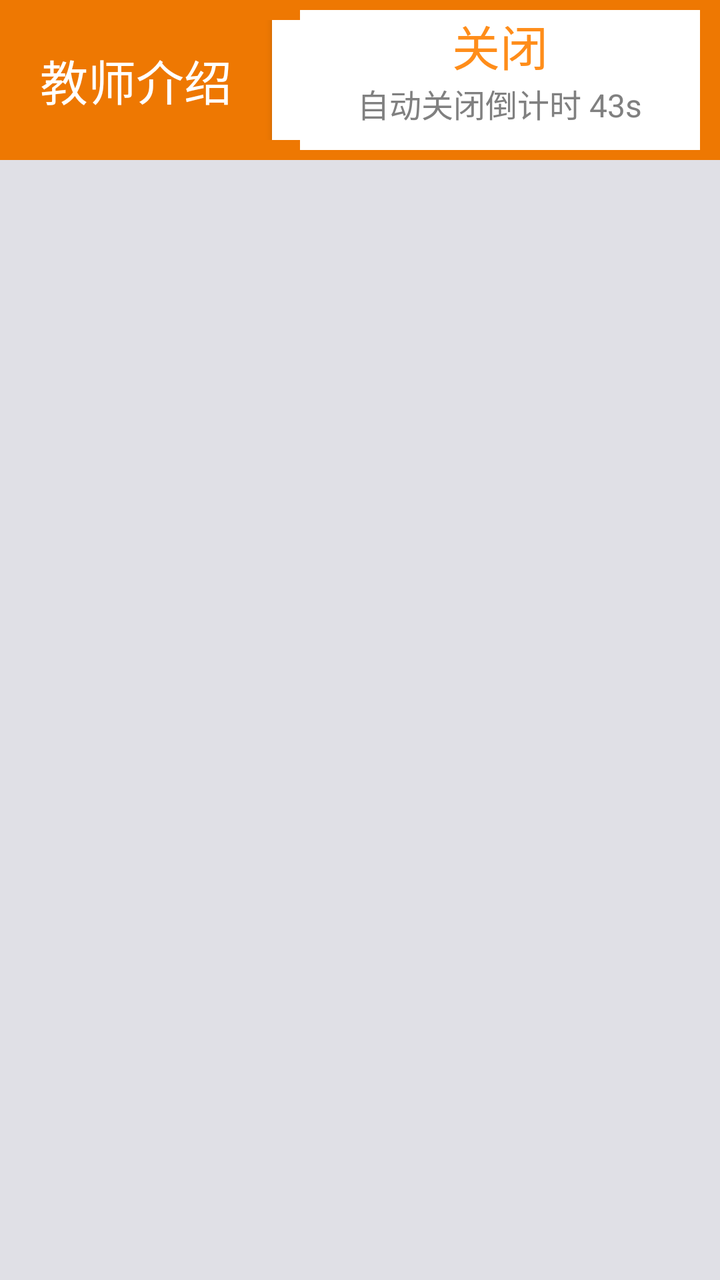
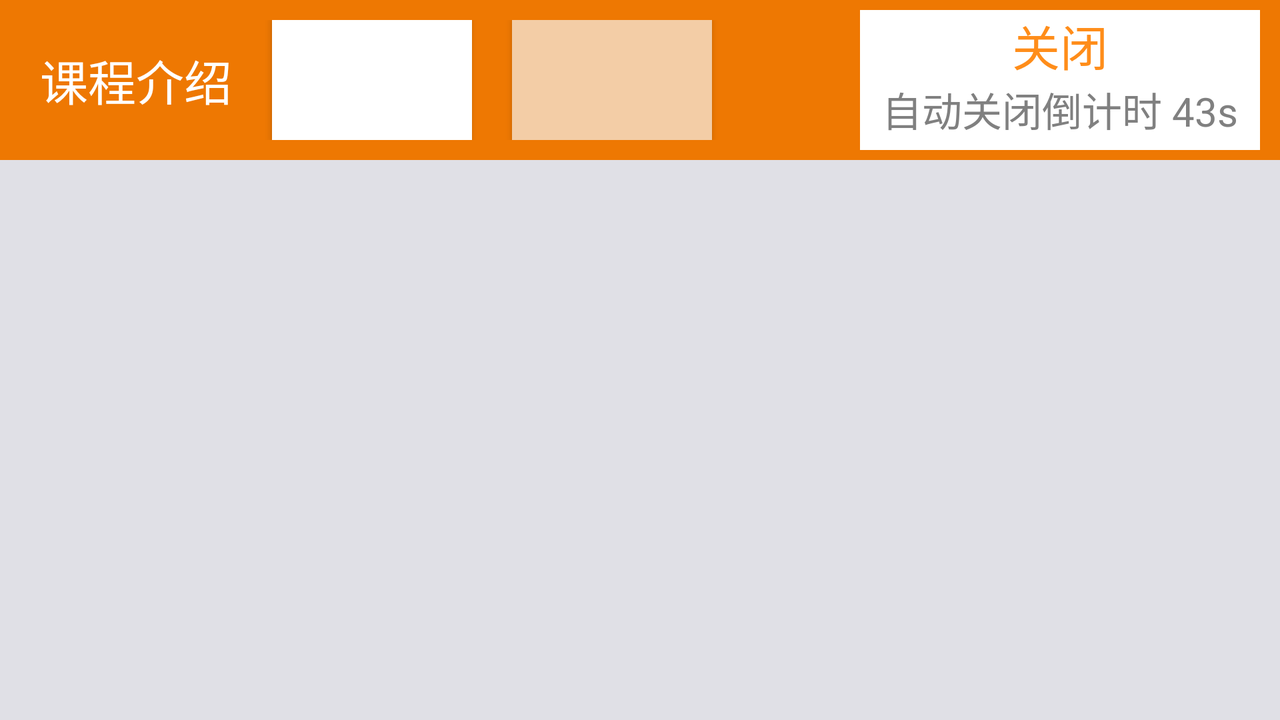

Compare how this app lays out the same screen by default and in its alternative resource folder. The renders come first, then the two layout files and the values they reference.
<!-- AndroidManifest.xml: application theme AppBaseTheme -->
<!-- res/layout/fragment_view_courses.xml -->
<?xml version="1.0" encoding="utf-8"?>
<LinearLayout xmlns:android="http://schemas.android.com/apk/res/android"
    xmlns:tools="http://schemas.android.com/tools"
    android:layout_width="match_parent"
    android:layout_height="match_parent"
    android:orientation="vertical"
    tools:ignore="MissingDefaultResource">

    <LinearLayout
        android:layout_width="match_parent"
        android:layout_height="80dp"
        android:background="#ee7802"
        android:orientation="horizontal">

        <LinearLayout
            android:layout_width="0dp"
            android:layout_weight="1"
            android:layout_height="wrap_content"
            android:layout_gravity="center"
            android:orientation="horizontal">

            <TextView
                android:layout_width="wrap_content"
                android:layout_height="wrap_content"
                android:text="教师介绍"
                android:layout_gravity="center|left"
                android:layout_marginLeft="20dp"
                android:textSize="24sp"
                android:textColor="@color/white"/>

            <LinearLayout
                android:id="@+id/ll_subject"
                android:layout_width="wrap_content"
                android:layout_height="wrap_content"
                android:orientation="horizontal">
                <Button
                    android:id="@+id/btn_literature"
                    android:layout_width="100dp"
                    android:layout_height="60dp"
                    android:layout_marginLeft="20dp"
                    android:background="@color/white"
                    android:text="文学类"/>

                <Button
                    android:id="@+id/btn_photography"
                    android:layout_width="100dp"
                    android:layout_height="60dp"
                    android:layout_marginLeft="20dp"
                    android:background="#f3cda6"
                    android:text="摄影类"/>
            </LinearLayout>
        </LinearLayout>

        <LinearLayout
            android:id="@+id/ll_home"
            android:layout_width="200dp"
            android:layout_height="70dp"
            android:orientation="vertical"
            android:layout_gravity="center"
            android:layout_marginRight="10dp"
            android:background="@color/white">

            <TextView
                android:layout_width="wrap_content"
                android:layout_height="wrap_content"
                android:textSize="24sp"
                android:text="关闭"
                android:layout_gravity="center"
                android:textColor="#ff8d1a"/>

            <TextView
                android:id="@+id/tv_countdown"
                android:layout_width="wrap_content"
                android:layout_height="wrap_content"
                android:text="自动关闭倒计时 43s"
                android:layout_gravity="center"
                android:textColor="#808080"
                android:textSize="16sp"/>
        </LinearLayout>
    </LinearLayout>

    <androidx.recyclerview.widget.RecyclerView
        android:id="@+id/recyclerView"
        android:layout_width="match_parent"
        android:layout_height="wrap_content"
        android:orientation="vertical"/>

</LinearLayout>
<!-- resources referenced by this layout -->
<resources>
  <color name="white">#FFFFFF</color>
  <style name="AppBaseTheme" parent="Theme.AppCompat.Light.NoActionBar">
          
          <item name="colorPrimary">@color/colorPrimary</item>
          <item name="colorPrimaryDark">@color/colorPrimaryDark</item>
          <item name="colorAccent">@color/colorAccent</item>
          <item name="android:textSize">14sp</item>
          <item name="android:textColor">@color/black</item>
          <item name="android:windowBackground">@color/window_background</item>
  
          <item name="colorControlNormal">@color/colorPrimary</item>
          <item name="colorControlActivated">@color/colorAccent</item>
          <item name="colorButtonNormal">@color/colorPrimary</item>
          <item name="android:editTextColor">#555</item>
          <item name="android:textColorHint">#999</item>
          <item name="android:actionMenuTextColor">#333</item>
          <item name="dialogTheme">@style/loading_dialog</item>
          <item name="popupMenuStyle">@style/AppTheme.PopupText</item>
          <item name="toolbarStyle">@style/AppTheme.ToolBarOverlay</item>
          <item name="toolbarNavigationButtonStyle">@style/ToolbarNavigationButtonStyle</item>
          
          <item name="android:dropDownListViewStyle">@style/Spinner.list</item>
      </style>
  <color name="colorPrimary">#3F51B5</color>
  <color name="colorPrimaryDark">#303F9F</color>
  <color name="colorAccent">#FF4081</color>
  <color name="black">#000000</color>
  <color name="window_background">#e0e0e6</color>
  <style name="loading_dialog" parent="android:style/Theme.Dialog">
          <item name="android:background">#FFFFFFFF</item>
          <item name="android:windowFrame">@null</item>
          <item name="android:windowNoTitle">true</item>
          <item name="android:windowIsFloating">true</item>
          <item name="android:windowContentOverlay">@null</item>
      </style>
  <style name="AppTheme.PopupText" parent="@style/TextAppearance.AppCompat.Menu">
          <item name="android:textColor">#FFFFFF</item>
          <item name="android:textSize">14sp</item>
      </style>
  <style name="AppTheme.ToolBarOverlay" parent="Widget.AppCompat.Toolbar">
          <item name="titleTextColor">#FFFFFF</item>
          
          <item name="contentInsetStart">8dp</item>
          
          <item name="contentInsetStartWithNavigation">8dp</item>
          
          <item name="android:paddingLeft">8dp</item>
          
          <item name="android:paddingRight">0dp</item>
          
          <item name="android:minHeight">?actionBarSize</item>
          
          <item name="android:layout_height">?actionBarSize</item>
          
          <item name="android:layout_width">match_parent</item>
          <item name="actionMenuTextColor">#000</item>
      </style>
  <style name="ToolbarNavigationButtonStyle" parent="Widget.AppCompat.Toolbar.Button.Navigation">
          <item name="android:minWidth">16dp</item>
      </style>
  <style name="Spinner.list" parent="">
          <item name="android:divider">#FFe5e5e5</item>
          <item name="android:dividerHeight">1dp</item>
      </style>
</resources>
<!-- res/layout-w600dp/fragment_view_courses.xml (the repository's variant of the layout above) -->
<!-- drawn on the phone turned sideways -->
<?xml version="1.0" encoding="utf-8"?>
<LinearLayout xmlns:android="http://schemas.android.com/apk/res/android"
    xmlns:tools="http://schemas.android.com/tools"
    android:layout_width="match_parent"
    android:layout_height="match_parent"
    android:orientation="vertical"
    tools:ignore="MissingDefaultResource">

    <LinearLayout
        android:layout_width="match_parent"
        android:layout_height="80dp"
        android:background="#ee7802"
        android:orientation="horizontal">

        <LinearLayout
            android:layout_width="0dp"
            android:layout_weight="1"
            android:layout_height="wrap_content"
            android:layout_gravity="center"
            android:orientation="horizontal">

            <TextView
                android:layout_width="wrap_content"
                android:layout_height="wrap_content"
                android:text="课程介绍"
                android:layout_gravity="center|left"
                android:layout_marginLeft="20dp"
                android:textSize="24sp"
                android:textColor="@color/white"/>

            <HorizontalScrollView
                android:layout_width="match_parent"
                android:layout_height="wrap_content"
                android:fillViewport="true"
                android:layout_marginRight="10dp"
                android:scrollbars="none">

                <LinearLayout
                    android:id="@+id/ll_subject"
                    android:layout_width="wrap_content"
                    android:layout_height="wrap_content"
                    android:orientation="horizontal">
                    <Button
                        android:id="@+id/btn_literature"
                        android:layout_width="100dp"
                        android:layout_height="60dp"
                        android:layout_marginLeft="20dp"
                        android:background="@color/white"
                        android:text=""/>

                    <Button
                        android:id="@+id/btn_photography"
                        android:layout_width="100dp"
                        android:layout_height="60dp"
                        android:layout_marginLeft="20dp"
                        android:background="#f3cda6"
                        android:text=""/>
                </LinearLayout>
            </HorizontalScrollView>
        </LinearLayout>

        <LinearLayout
            android:id="@+id/ll_home"
            android:layout_width="200dp"
            android:layout_height="70dp"
            android:orientation="vertical"
            android:layout_gravity="center"
            android:layout_marginRight="10dp"
            android:background="@color/white">

            <TextView
                android:layout_width="wrap_content"
                android:layout_height="wrap_content"
                android:textSize="24sp"
                android:text="关闭"
                android:layout_gravity="center"
                android:textColor="#ff8d1a"/>

            <TextView
                android:id="@+id/tv_countdown"
                android:layout_width="wrap_content"
                android:layout_height="wrap_content"
                android:text="自动关闭倒计时 43s"
                android:layout_gravity="center"
                android:textColor="#808080"
                android:textSize="20sp"/>
        </LinearLayout>
    </LinearLayout>

    <FrameLayout
        android:layout_width="match_parent"
        android:layout_height="0dp"
        android:layout_weight="1">

        <androidx.recyclerview.widget.RecyclerView
            android:id="@+id/recyclerView"
            android:layout_width="match_parent"
            android:layout_height="match_parent"
            android:orientation="vertical"/>

        <TextView
            android:id="@+id/tv_empty"
            android:layout_width="match_parent"
            android:layout_height="match_parent"
            android:text="暂无数据"
            android:textSize="20sp"
            android:textColor="#ff8d1a"
            android:gravity="center"
            android:visibility="gone"/>
    </FrameLayout>


</LinearLayout>
